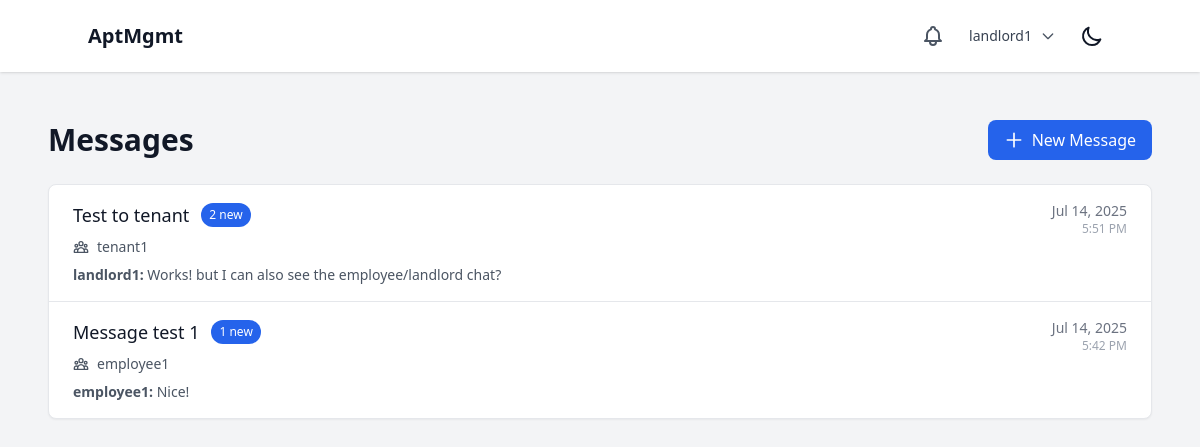
The app's page /messages/ (signed in), older data.
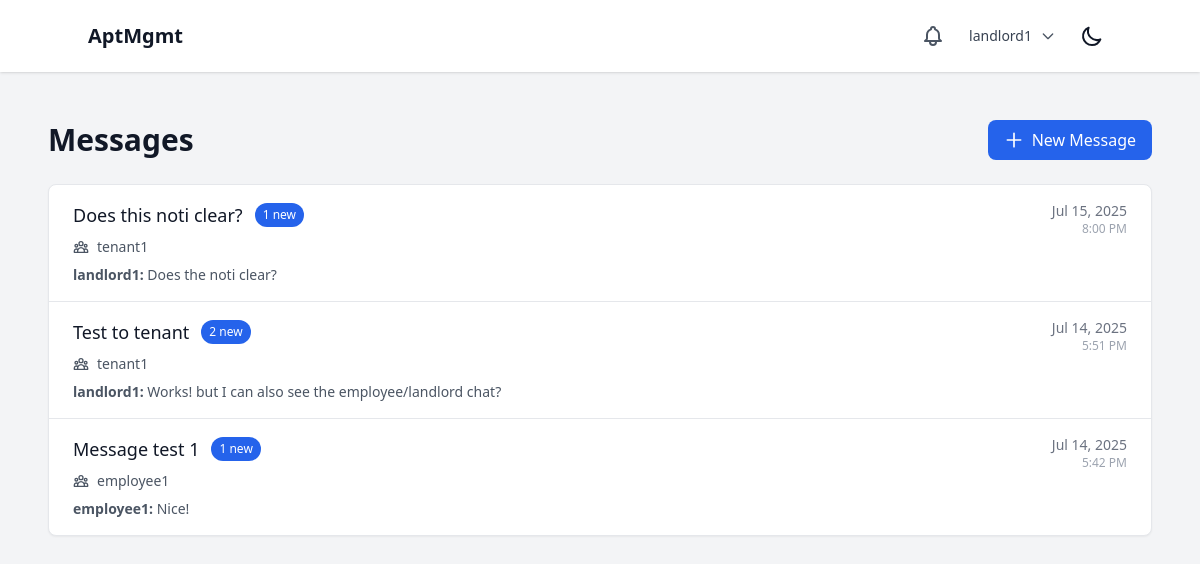
The same page, newer data.
### communication/models.py (models this page shows, shortened)
class MessageThread(models.Model):
    id = models.UUIDField(primary_key=True, default=uuid.uuid4, editable=False)
    participants = models.ManyToManyField(User, related_name="message_threads")
    subject = models.CharField(max_length=200, blank=True)
    created_at = models.DateTimeField(auto_now_add=True)
    updated_at = models.DateTimeField(auto_now=True)
    class Meta:
        ordering = ['-updated_at']
    @property
    def last_message(self):
        return self.messages.first()

class Message(models.Model):
    id = models.UUIDField(primary_key=True, default=uuid.uuid4, editable=False)
    thread = models.ForeignKey(MessageThread, on_delete=models.CASCADE, related_name="messages")
    sender = models.ForeignKey(User, on_delete=models.CASCADE, related_name="sent_messages")
    content = models.TextField()
    created_at = models.DateTimeField(auto_now_add=True)
    is_edited = models.BooleanField(default=False)
    edited_at = models.DateTimeField(null=True, blank=True)
    class Meta:
        ordering = ['-created_at']

### users/models.py (models this page shows, shortened)
class User(AbstractUser):
    class Role(models.TextChoices):
        SUPERUSER = "SUPERUSER", "Superuser"
        LANDLORD = "LANDLORD", "Landlord"
        EMPLOYEE = "EMPLOYEE", "Employee"
        TENANT = "TENANT", "Tenant"
    role = models.CharField(max_length=50, choices=Role.choices)
    company = models.ForeignKey(Company, on_delete=models.CASCADE, related_name="users", null=True, blank=True)
    property = models.ForeignKey(Property, on_delete=models.SET_NULL, related_name="users", null=True, blank=True)

### communication/views.py (the view)
# urls.py: path('', views.message_list, name='message_list'),
@login_required
def message_list(request):
    user = request.user
    threads = MessageThread.objects.filter(
        participants=user
    ).prefetch_related(
        'participants', 'messages'
    ).annotate(
        unread_count=Count('messages', filter=Q(
            messages__messagereadstatus__isnull=True,
            messages__messagereadstatus__user=user
        ) | Q(
            ~Q(messages__messagereadstatus__user=user)
        ))
    )
    context = {
        'threads': threads,
        'user': user,
    }
    return render(request, 'communication/message_list.html', context)

### core/context_processors.py (called while the page is built)
def notifications(request):
    if request.user.is_authenticated:
        unread_notifications = Notification.objects.filter(
            recipient=request.user,
            is_read=False
        ).order_by('-created_at')
        recent_unread_notifications = unread_notifications[:5]
        return {
            'unread_notifications_count': unread_notifications.count(),
            'recent_notifications': recent_unread_notifications,
            'has_unread_notifications': unread_notifications.exists(),
        }
    return {
        'unread_notifications_count': 0,
        'recent_notifications': [],
        'has_unread_notifications': False,
    }

### core/templates/communication/message_list.html (shortened to what this page needs)
{% extends 'base.html' %}
{% block content %}
<div class="max-w-7xl mx-auto px-4 sm:px-6 lg:px-8 py-8">
    <div class="flex justify-between items-center mb-6">
        <h1 class="text-3xl font-bold text-gray-900 dark:text-white">Messages</h1>
        <a href="{% url 'communication:new_thread' %}"
           class="bg-blue-600 hover:bg-blue-700 text-white px-4 py-2 rounded-lg flex items-center gap-2 transition duration-200">
            <svg class="w-5 h-5" fill="none" stroke="currentColor" viewBox="0 0 24 24">
                <path stroke-linecap="round" stroke-linejoin="round" stroke-width="2" d="M12 4v16m8-8H4"></path>
            </svg>
            New Message
        </a>
    </div>
    <div class="bg-white dark:bg-gray-800 rounded-lg shadow-sm border border-gray-200 dark:border-gray-700">
        {% if threads %}
            <div class="divide-y divide-gray-200 dark:divide-gray-700">
                {% for thread in threads %}
                <a href="{% url 'communication:thread_detail' thread_id=thread.id %}"
                   class="block hover:bg-gray-50 dark:hover:bg-gray-700 transition duration-200">
                    <div class="px-6 py-4">
                        <div class="flex items-start justify-between">
                            <div class="flex-1 min-w-0">
                                <div class="flex items-center gap-3 mb-2">
                                    <h3 class="text-lg font-medium text-gray-900 dark:text-white truncate">
                                        {{ thread.subject|default:"No Subject" }}
                                    </h3>
                                    {% if thread.unread_count > 0 %}
                                        <span class="bg-blue-600 text-white text-xs px-2 py-1 rounded-full">
                                            {{ thread.unread_count }} new
                                        </span>
                                    {% endif %}
                                </div>
                                <div class="flex items-center gap-2 text-sm text-gray-600 dark:text-gray-400 mb-2">
                                    <span>
                                        {% for participant in thread.participants.all %}
                                            {% if participant != user %}
                                                {{ participant.get_full_name|default:participant.username }}{% if not forloop.last %}, {% endif %}
                                            {% endif %}
                                        {% endfor %}
                                    </span>
                                </div>
                                {% if thread.last_message %}
                                    <p class="text-sm text-gray-600 dark:text-gray-400 truncate">
                                        <strong>{{ thread.last_message.sender.get_full_name|default:thread.last_message.sender.username }}:</strong>
                                        {{ thread.last_message.content|truncatechars:100 }}
                                    </p>
                                {% endif %}
                            </div>
                            <div class="flex flex-col items-end ml-4">
                                <span class="text-sm text-gray-500 dark:text-gray-400">
                                    {{ thread.updated_at|date:"M d, Y" }}
                                </span>
                                <span class="text-xs text-gray-400 dark:text-gray-500">
                                    {{ thread.updated_at|time:"g:i A" }}
                                </span>
                            </div>
                        </div>
                    </div>
                </a>
                {% endfor %}
            </div>
        {% endif %}
    </div>
</div>
{% endblock %}

Row changes from the older to the newer data that the page shows:
added MessageThread: subject "Does this noti clear?", unread_count "1", last_message.sender.get_full_name "landlord1", last_message.content "Does the noti clear?", updated_at "Jul 15, 2025", updated_at "8:00 PM", User (get_full_name "tenant1")
